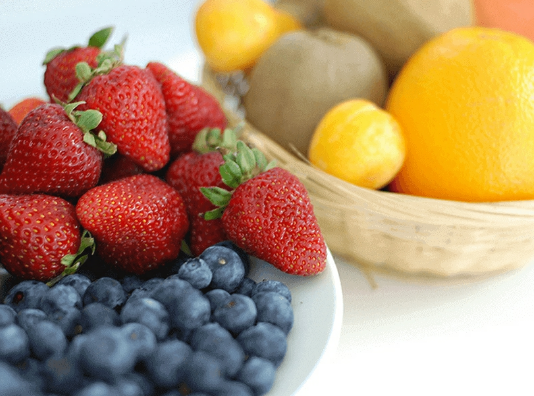
#> input picture img/frutas.png, 534 x 396 px
$ python 'Arquivo 5.py'
#> lines starting #> are read from the running program, lines starting #| are printed output that depends on the picture
import cv2

img_frutas = cv2.imread("../img/frutas.png")
#> img_frutas is the input picture: shape (396, 534, 3); mean B, G, R 112.4, 144.3, 176.4
cv2.imshow("Original", img_frutas)

img_vint = cv2.add(img_frutas, -70)
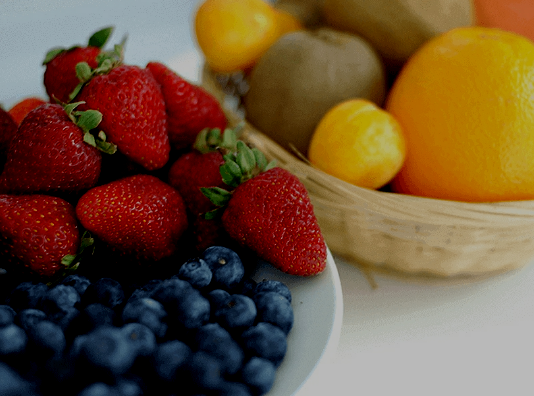
#> img_vint: shape (396, 534, 3); mean B, G, R 55.9, 82.2, 109.6
cv2.imshow("vintage", img_vint)
img_future = cv2.add(img_frutas, 120)
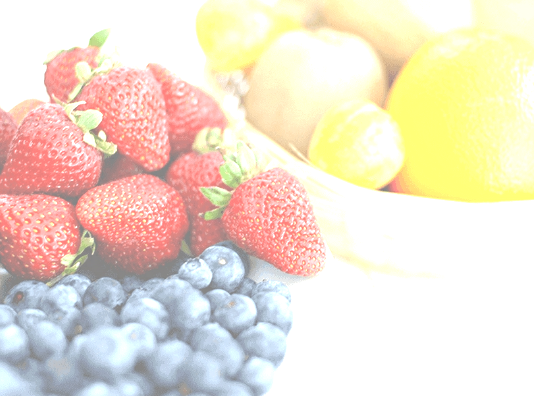
#> img_future: shape (396, 534, 3); mean B, G, R 207.2, 224.6, 238.6
cv2.imshow("future", img_future)
cv2.waitKey()
